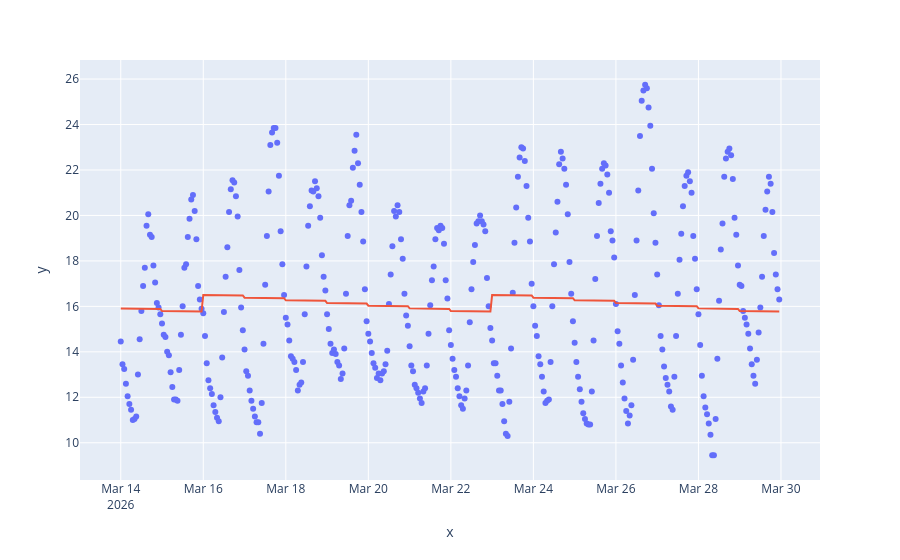

Notebook code cell kept with this figure:
### Code cell
fig = px.scatter(x=wide_temp_data.index, y=wide_temp_data['temperature_2m_seville'])
fig.add_scatter(x=date_range, y=y_pred, mode='lines', showlegend=False)
fig.show()

### Figure 1 — Plotly figure (JSON) as saved in the notebook; plotly's stock layout.template omitted (floating-point values rounded to 4 significant figures; data arrays with more than 128 entries replaced by an {"elided": "..."} marker saying what was removed)
{"data": [{"hovertemplate": "x=%{x}<br>y=%{y}<extra></extra>", "legendgroup": "", "marker": {"color": "#636efa", "symbol": "circle"}, "mode": "markers", "name": "", "orientation": "v", "showlegend": false, "type": "scatter", "x": {"elided": "384 str values"}, "xaxis": "x", "y": {"elided": "384 float values"}, "yaxis": "y"}, {"mode": "lines", "showlegend": false, "type": "scatter", "x": {"elided": "384 str values"}, "y": {"elided": "384 float values"}}], "layout": {"legend": {"tracegroupgap": 0}, "margin": {"t": 60}, "xaxis": {"anchor": "y", "domain": [0, 1], "title": {"text": "x"}}, "yaxis": {"anchor": "x", "domain": [0, 1], "title": {"text": "y"}}}}
